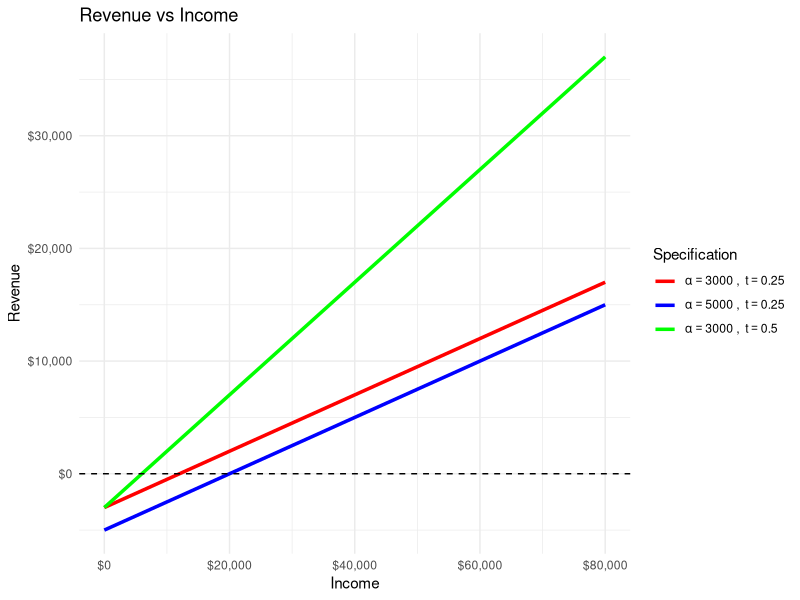
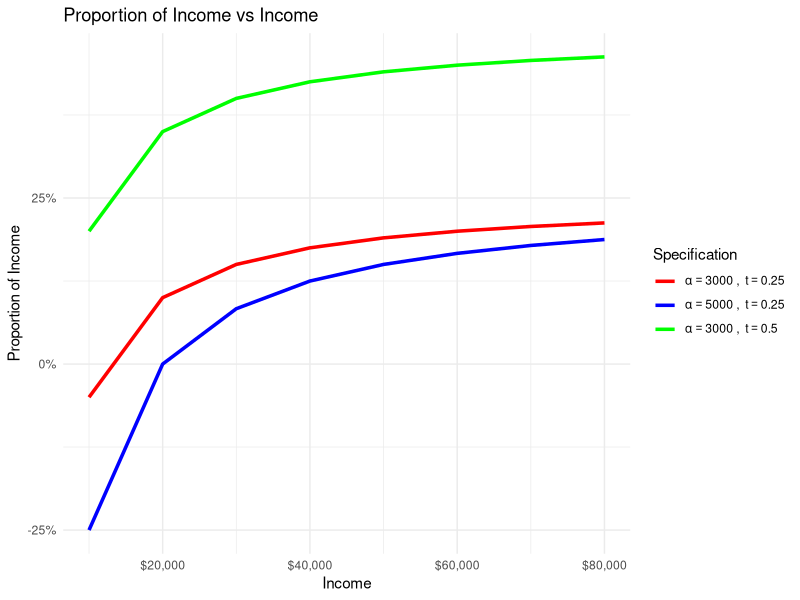

The R source for these figures, in order:
## ---- chunk 1
library(tidyverse)
library(tibble)


data <- tibble(
  income = c(0, 10000, 20000, 30000, 40000, 50000, 60000, 70000, 80000),
  rev1 = -3000 + 0.25*income,
  rev2 = -5000 + 0.25*income,
  rev3 = -3000 + 0.5*income,
  prop1 = rev1/income,
  prop2 = rev2/income,
  prop3 = rev3/income
)


plotrev <- data %>%
  pivot_longer(
    cols = starts_with("rev"),
    names_to = "type",
    values_to = "revenue"
  ) %>%
  ggplot(aes(x = income, y = revenue, color = type)) +
  geom_line(size = 1.2) +
  geom_hline(yintercept = 0, linetype = "dashed", color = "black") +
  scale_x_continuous(labels = scales::dollar_format()) +
  scale_y_continuous(labels = scales::dollar_format()) +
  scale_color_manual(
    name = "Specification",
    values = c("rev1" = "red", "rev2" = "blue", "rev3" = "green"),
    labels = c(
      "rev1" = expression(alpha == 3000 ~ ", " ~ t == 0.25),
      "rev2" = expression(alpha == 5000 ~ ", " ~ t == 0.25),
      "rev3" = expression(alpha == 3000 ~ ", " ~ t == 0.5)
    )
  ) +
  labs(
    title = "Revenue vs Income",
    x = "Income",
    y = "Revenue"
  ) +
  theme_minimal()

plotrev


## ---- chunk 2
plotprop <- data %>%
  filter(income > 0) %>%
  pivot_longer(
    cols = starts_with("prop"),
    names_to = "type",
    values_to = "proportion"
  ) %>%
  ggplot(aes(x = income, y = proportion, color = type)) +
  geom_line(size = 1.2) +
  scale_x_continuous(labels = scales::dollar_format()) +
  scale_y_continuous(labels = scales::percent_format(accuracy = 1)) +
  scale_color_manual(
    name = "Specification",
    values = c("prop1" = "red", "prop2" = "blue", "prop3" = "green"),
    labels = c(
      "prop1" = expression(alpha == 3000 ~ ", " ~ t == 0.25),
      "prop2" = expression(alpha == 5000 ~ ", " ~ t == 0.25),
      "prop3" = expression(alpha == 3000 ~ ", " ~ t == 0.5)
    )
  ) +
  labs(
    title = "Proportion of Income vs Income",
    x = "Income",
    y = "Proportion of Income"
  ) +
  theme_minimal()

plotprop
